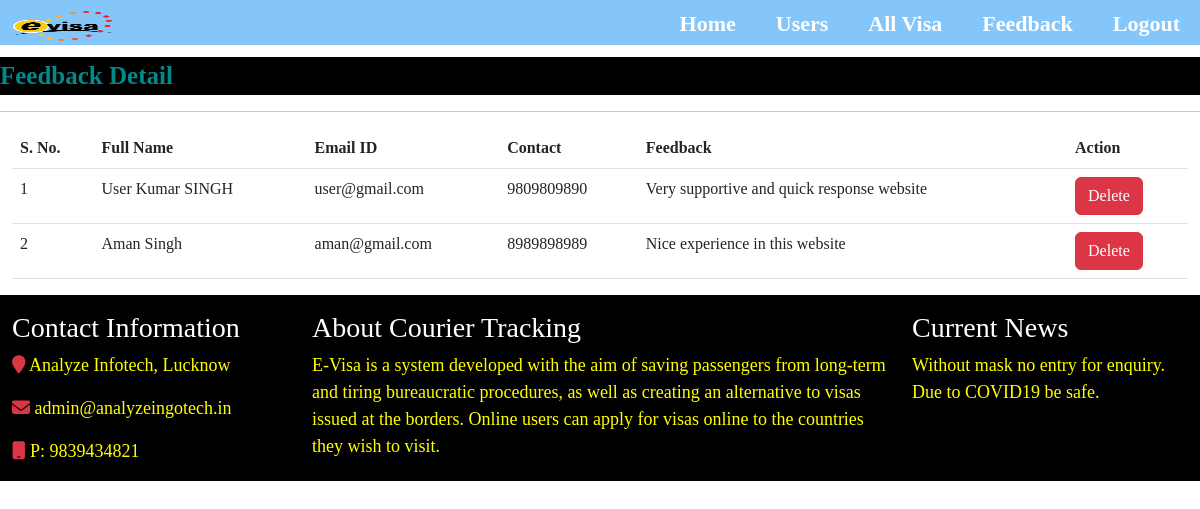
Screenshot of /view_feedback (signed in) with the database file from the repository.
### visa/models.py (models this page shows)
class Feedback(models.Model):
    feedback_name = models.CharField(max_length=20,null=True)
    feedback_contact = models.CharField(max_length=30, null=True)
    feedback_email = models.CharField(max_length=10,null=True)
    feedback_comment = models.CharField(max_length=15,null=True)

### visa/views.py (the view)
# urls.py: path('view_feedback',view_feedback,name='view_feedback'),
def view_feedback(request):
    if not request.user.is_authenticated:
        return redirect('admin_login')
    data = Feedback.objects.all()
    d = {'data':data}
    return render(request,'view_feedback.html',d)

### visa/templates/view_feedback.html (shortened to what this page needs)
{% include 'admin_navigation.html' %}
{% load static %}
{% block body %}
<marquee behavior="alternate" style="font-family: 'Monotype Corsiva'; font-size:25px; color:darkcyan; background-color:black; font-weight:bold; margin-top:1%">
     Feedback Detail
</marquee>
<hr>
<div class="container-fluid">
<table class="table table-hover " id="example">
    <thead>
    <tr style="background-color: lightgreen; color : black">
        <th>S. No.</th>
        <th>Full Name</th>
        <th>Email ID</th>
        <th>Contact</th>
        <th>Feedback</th>
        <th>Action</th>
    </tr>
    </thead>
    <tbody style="background-color:lightblue; color: black">
    {% for i in data %}
    <tr>
        <td>{{forloop.counter}}</td>
        <td>{{i.feedback_name}}</td>
        <td>{{i.feedback_email}}</td>
        <td>{{i.feedback_contact}}</td>
        <td>{{i.feedback_comment}}</td>
        <td><a href="{% url 'delete_feedback' i.id %}" class="btn btn-danger" onclick="return confirm('Are you Sure?')">Delete</a> </td>
    </tr>
    {% endfor %}
    </tbody>
</table>
</div>
{% endblock %}
{% include 'footer.html' %}

### visa/templates/admin_navigation.html (style rules this page uses)
* { margin: 0px; list-style: none; padding: 0px; font-family:copperplate gothic; }

### rows the page displays
Feedback: feedback_name "User Kumar SINGH", feedback_email "user@gmail.com", feedback_contact "9809809890", feedback_comment "Very supportive and quick response website"
Feedback: feedback_name "Aman Singh", feedback_email "aman@gmail.com", feedback_contact "8989898989", feedback_comment "Nice experience in this website"
